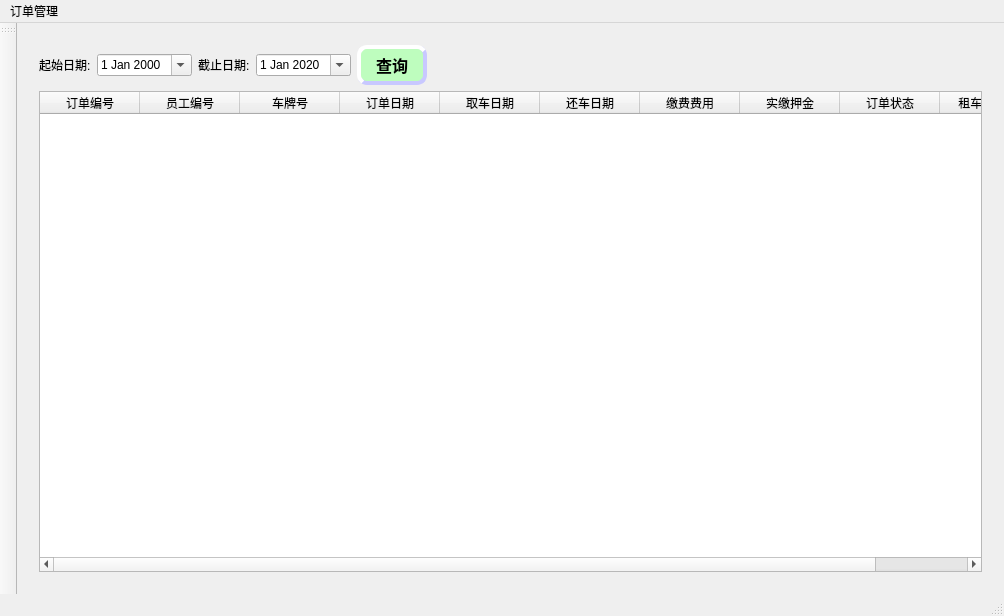
<?xml version="1.0" encoding="UTF-8"?>
<ui version="4.0">
 <class>MainWindow</class>
 <widget class="QMainWindow" name="MainWindow">
  <property name="geometry">
   <rect>
    <x>0</x>
    <y>0</y>
    <width>1004</width>
    <height>616</height>
   </rect>
  </property>
  <property name="windowTitle">
   <string>天隆汽车租赁</string>
  </property>
  <property name="styleSheet">
   <string notr="true">QPushButton{
	border-style:outset;
	background-color:rgba(190, 253, 190);
	border-width:4px;
	border-radius:10px;
	border-color:rgba(200,200,255,255);
	font:bold 16px;
	color:rgba(0,0,0,255);
	padding:4px;
}
QPushButton:pressed{
    border-style:inset;
}
QPushButton:hover{
    background-color:rgba(148, 221, 132);
    color:rgba(0,0,0,200);
}</string>
  </property>
  <widget class="QWidget" name="centralWidget">
   <layout class="QGridLayout" name="gridLayout">
    <item row="0" column="0">
     <widget class="QStackedWidget" name="stackedWidget">
      <property name="styleSheet">
       <string notr="true">
#stackedWidget {
border-image: url(:/images/userInfoBackground.jpg);
}</string>
      </property>
      <property name="currentIndex">
       <number>2</number>
      </property>
      <widget class="QWidget" name="userInfopage">
       <layout class="QFormLayout" name="formLayout_3">
        <item row="0" column="0">
         <layout class="QHBoxLayout" name="horizontalLayout_2">
          <item>
           <widget class="QLabel" name="label">
            <property name="minimumSize">
             <size>
              <width>50</width>
              <height>50</height>
             </size>
            </property>
            <property name="maximumSize">
             <size>
              <width>60</width>
              <height>60</height>
             </size>
            </property>
            <property name="styleSheet">
             <string notr="true">border-image: url(:/images/ID.png);</string>
            </property>
            <property name="text">
             <string/>
            </property>
           </widget>
          </item>
          <item>
           <widget class="QLabel" name="label_7">
            <property name="text">
             <string>身份证号：</string>
            </property>
           </widget>
          </item>
         </layout>
        </item>
        <item row="0" column="1">
         <widget class="QLabel" name="labelShowId">
          <property name="text">
           <string>&lt;html&gt;&lt;head/&gt;&lt;body&gt;&lt;p&gt;ID&lt;/p&gt;&lt;/body&gt;&lt;/html&gt;</string>
          </property>
         </widget>
        </item>
        <item row="1" column="0">
         <layout class="QHBoxLayout" name="horizontalLayout_3">
          <item>
           <widget class="QLabel" name="label_4">
            <property name="minimumSize">
             <size>
              <width>50</width>
              <height>50</height>
             </size>
            </property>
            <property name="maximumSize">
             <size>
              <width>60</width>
              <height>60</height>
             </size>
            </property>
            <property name="styleSheet">
             <string notr="true">border-image: url(:/images/name.png);</string>
            </property>
            <property name="text">
             <string/>
            </property>
           </widget>
          </item>
          <item>
           <widget class="QLabel" name="label_8">
            <property name="text">
             <string>姓名：</string>
            </property>
           </widget>
          </item>
         </layout>
        </item>
        <item row="1" column="1">
         <widget class="QLabel" name="labelShowName">
          <property name="text">
           <string>&lt;html&gt;&lt;head/&gt;&lt;body&gt;&lt;p&gt;NAME&lt;/p&gt;&lt;/body&gt;&lt;/html&gt;</string>
          </property>
         </widget>
        </item>
        <item row="2" column="0">
         <layout class="QHBoxLayout" name="horizontalLayout_4">
          <item>
           <widget class="QLabel" name="label_5">
            <property name="minimumSize">
             <size>
              <width>50</width>
              <height>50</height>
             </size>
            </property>
            <property name="maximumSize">
             <size>
              <width>60</width>
              <height>60</height>
             </size>
            </property>
            <property name="styleSheet">
             <string notr="true">border-image: url(:/images/credit.png);</string>
            </property>
            <property name="text">
             <string/>
            </property>
           </widget>
          </item>
          <item>
           <widget class="QLabel" name="label_9">
            <property name="text">
             <string>信誉积分：</string>
            </property>
           </widget>
          </item>
         </layout>
        </item>
        <item row="2" column="1">
         <widget class="QLabel" name="labelShowCredit">
          <property name="text">
           <string>&lt;html&gt;&lt;head/&gt;&lt;body&gt;&lt;p&gt;CREDIT&lt;/p&gt;&lt;/body&gt;&lt;/html&gt;</string>
          </property>
         </widget>
        </item>
        <item row="3" column="0">
         <layout class="QHBoxLayout" name="horizontalLayout_5">
          <item>
           <widget class="QLabel" name="label_6">
            <property name="minimumSize">
             <size>
              <width>50</width>
              <height>50</height>
             </size>
            </property>
            <property name="maximumSize">
             <size>
              <width>60</width>
              <height>60</height>
             </size>
            </property>
            <property name="styleSheet">
             <string notr="true">border-image: url(:/images/money.png);</string>
            </property>
            <property name="text">
             <string/>
            </property>
           </widget>
          </item>
          <item>
           <widget class="QLabel" name="label_10">
            <property name="text">
             <string>账户余额：</string>
            </property>
           </widget>
          </item>
         </layout>
        </item>
        <item row="3" column="1">
         <widget class="QLabel" name="labelShowBalance">
          <property name="text">
           <string>&lt;html&gt;&lt;head/&gt;&lt;body&gt;&lt;p&gt;BALANCE&lt;/p&gt;&lt;/body&gt;&lt;/html&gt;</string>
          </property>
         </widget>
        </item>
       </layout>
      </widget>
      <widget class="QWidget" name="rentPage">
       <layout class="QGridLayout" name="gridLayout_2">
        <item row="0" column="0" colspan="2">
         <widget class="QTableWidget" name="tableWidgetCarInfo">
          <property name="selectionMode">
           <enum>QAbstractItemView::SingleSelection</enum>
          </property>
          <property name="selectionBehavior">
           <enum>QAbstractItemView::SelectRows</enum>
          </property>
          <property name="sortingEnabled">
           <bool>true</bool>
          </property>
          <column>
           <property name="text">
            <string>车牌号</string>
           </property>
          </column>
          <column>
           <property name="text">
            <string>车辆型号</string>
           </property>
          </column>
          <column>
           <property name="text">
            <string>车辆品牌</string>
           </property>
          </column>
          <column>
           <property name="text">
            <string>车辆押金</string>
           </property>
          </column>
          <column>
           <property name="text">
            <string>出租价格/日</string>
           </property>
          </column>
          <column>
           <property name="text">
            <string>超时价格/日</string>
           </property>
          </column>
         </widget>
        </item>
        <item row="1" column="0">
         <spacer name="horizontalSpacer">
          <property name="orientation">
           <enum>Qt::Horizontal</enum>
          </property>
          <property name="sizeHint" stdset="0">
           <size>
            <width>765</width>
            <height>20</height>
           </size>
          </property>
         </spacer>
        </item>
        <item row="1" column="1">
         <widget class="QPushButton" name="pushBtnrentCar">
          <property name="cursor">
           <cursorShape>PointingHandCursor</cursorShape>
          </property>
          <property name="text">
           <string>立即租车</string>
          </property>
         </widget>
        </item>
       </layout>
      </widget>
      <widget class="QWidget" name="historyPage">
       <layout class="QGridLayout" name="gridLayout_3">
        <item row="0" column="1">
         <widget class="QDateEdit" name="dateEditStart">
          <property name="calendarPopup">
           <bool>true</bool>
          </property>
         </widget>
        </item>
        <item row="0" column="0">
         <widget class="QLabel" name="label_2">
          <property name="text">
           <string>起始日期:</string>
          </property>
         </widget>
        </item>
        <item row="0" column="2">
         <widget class="QLabel" name="label_11">
          <property name="text">
           <string>截止日期:</string>
          </property>
         </widget>
        </item>
        <item row="0" column="5">
         <spacer name="horizontalSpacer_2">
          <property name="orientation">
           <enum>Qt::Horizontal</enum>
          </property>
          <property name="sizeHint" stdset="0">
           <size>
            <width>40</width>
            <height>20</height>
           </size>
          </property>
         </spacer>
        </item>
        <item row="1" column="0" colspan="6">
         <widget class="QTableWidget" name="tableWidgetRentInfo">
          <property name="gridStyle">
           <enum>Qt::SolidLine</enum>
          </property>
          <property name="sortingEnabled">
           <bool>true</bool>
          </property>
          <column>
           <property name="text">
            <string>订单编号</string>
           </property>
          </column>
          <column>
           <property name="text">
            <string>员工编号</string>
           </property>
          </column>
          <column>
           <property name="text">
            <string>车牌号</string>
           </property>
          </column>
          <column>
           <property name="text">
            <string>订单日期</string>
           </property>
          </column>
          <column>
           <property name="text">
            <string>取车日期</string>
           </property>
          </column>
          <column>
           <property name="text">
            <string>还车日期</string>
           </property>
          </column>
          <column>
           <property name="text">
            <string>缴费费用</string>
           </property>
          </column>
          <column>
           <property name="text">
            <string>实缴押金</string>
           </property>
          </column>
          <column>
           <property name="text">
            <string>订单状态</string>
           </property>
          </column>
          <column>
           <property name="text">
            <string>租车时长/日</string>
           </property>
          </column>
         </widget>
        </item>
        <item row="0" column="3">
         <widget class="QDateEdit" name="dateEditClosing">
          <property name="calendarPopup">
           <bool>true</bool>
          </property>
          <property name="date">
           <date>
            <year>2020</year>
            <month>1</month>
            <day>1</day>
           </date>
          </property>
         </widget>
        </item>
        <item row="0" column="4">
         <widget class="QPushButton" name="pushButton">
          <property name="minimumSize">
           <size>
            <width>70</width>
            <height>0</height>
           </size>
          </property>
          <property name="cursor">
           <cursorShape>PointingHandCursor</cursorShape>
          </property>
          <property name="text">
           <string>查询</string>
          </property>
         </widget>
        </item>
       </layout>
      </widget>
      <widget class="QWidget" name="sheetPage">
       <widget class="QLabel" name="label_3">
        <property name="geometry">
         <rect>
          <x>10</x>
          <y>10</y>
          <width>72</width>
          <height>15</height>
         </rect>
        </property>
        <property name="text">
         <string>我的消费</string>
        </property>
       </widget>
      </widget>
     </widget>
    </item>
   </layout>
  </widget>
  <widget class="QMenuBar" name="menuBar">
   <property name="geometry">
    <rect>
     <x>0</x>
     <y>0</y>
     <width>1004</width>
     <height>26</height>
    </rect>
   </property>
   <widget class="QMenu" name="menuOrder">
    <property name="title">
     <string>订单管理</string>
    </property>
    <addaction name="actionRentCar"/>
    <addaction name="separator"/>
    <addaction name="actionHistoryOrder"/>
   </widget>
   <addaction name="menuOrder"/>
  </widget>
  <widget class="QToolBar" name="mainToolBar">
   <attribute name="toolBarArea">
    <enum>LeftToolBarArea</enum>
   </attribute>
   <attribute name="toolBarBreak">
    <bool>false</bool>
   </attribute>
  </widget>
  <widget class="QStatusBar" name="statusBar"/>
  <action name="actionRentCar">
   <property name="text">
    <string>我要租车</string>
   </property>
  </action>
  <action name="actionHistoryOrder">
   <property name="text">
    <string>历史订单</string>
   </property>
  </action>
  <action name="actionUserInfo">
   <property name="icon">
    <iconset resource="resource.qrc">
     <normaloff>:/images/userInfo (2).png</normaloff>:/images/userInfo (2).png</iconset>
   </property>
   <property name="text">
    <string>个人信息</string>
   </property>
  </action>
 </widget>
 <layoutdefault spacing="6" margin="11"/>
 <resources>
  <include location="resource.qrc"/>
 </resources>
 <connections/>
</ui>
